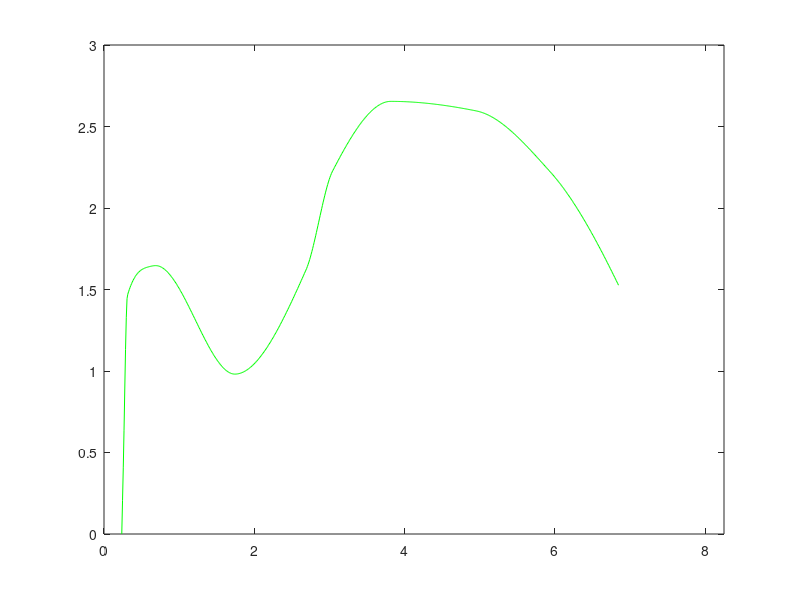

Reproduce this figure in MATLAB.
x=[0.2364110655969 0.2547618587008 0.3106912207723 0.5804427897529 0.6890031001036 1.7412030311949 2.6890180484875 3.0402809157993 3.8156523906617 4.9552134976565 5.9420499202087 6.8525240005395];
y=[0.0000000000000 0.3721643909357 1.4618770461437 1.637348459949 1.6464714771893 0.9809342185331 1.6214190978776 2.2253964904852 2.6542004121895 2.5954601489423 2.2195224641605 1.5205133315194];
o=[0.2364110655969:0.01:6.8525240005395]
a=interp1(x,y,o,'cubic');
plot(o,a,"g");
axis([0,8.25,0,3]);
